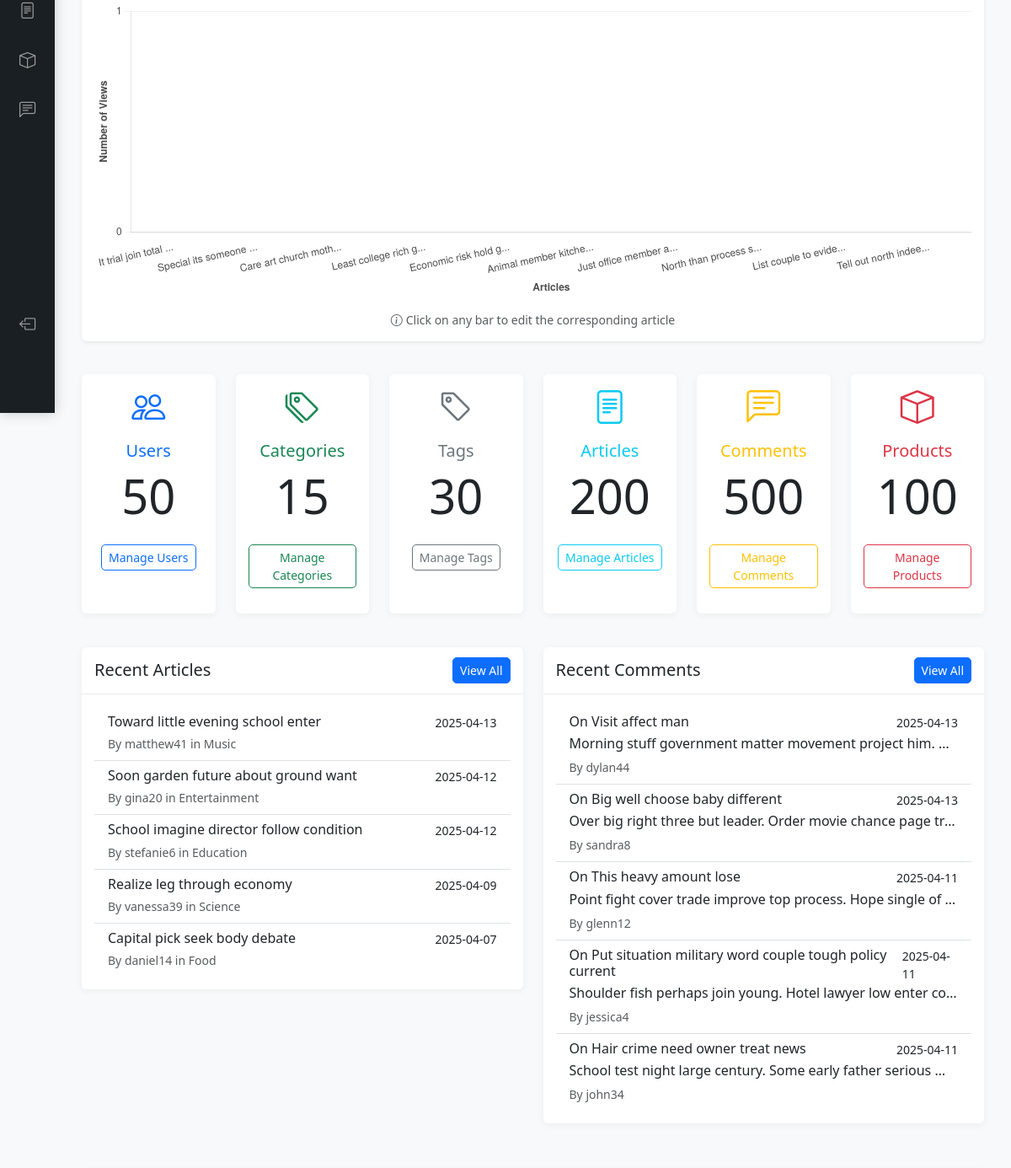
Page /admin/dashboard/ (signed in, middle part) on the earlier database version.
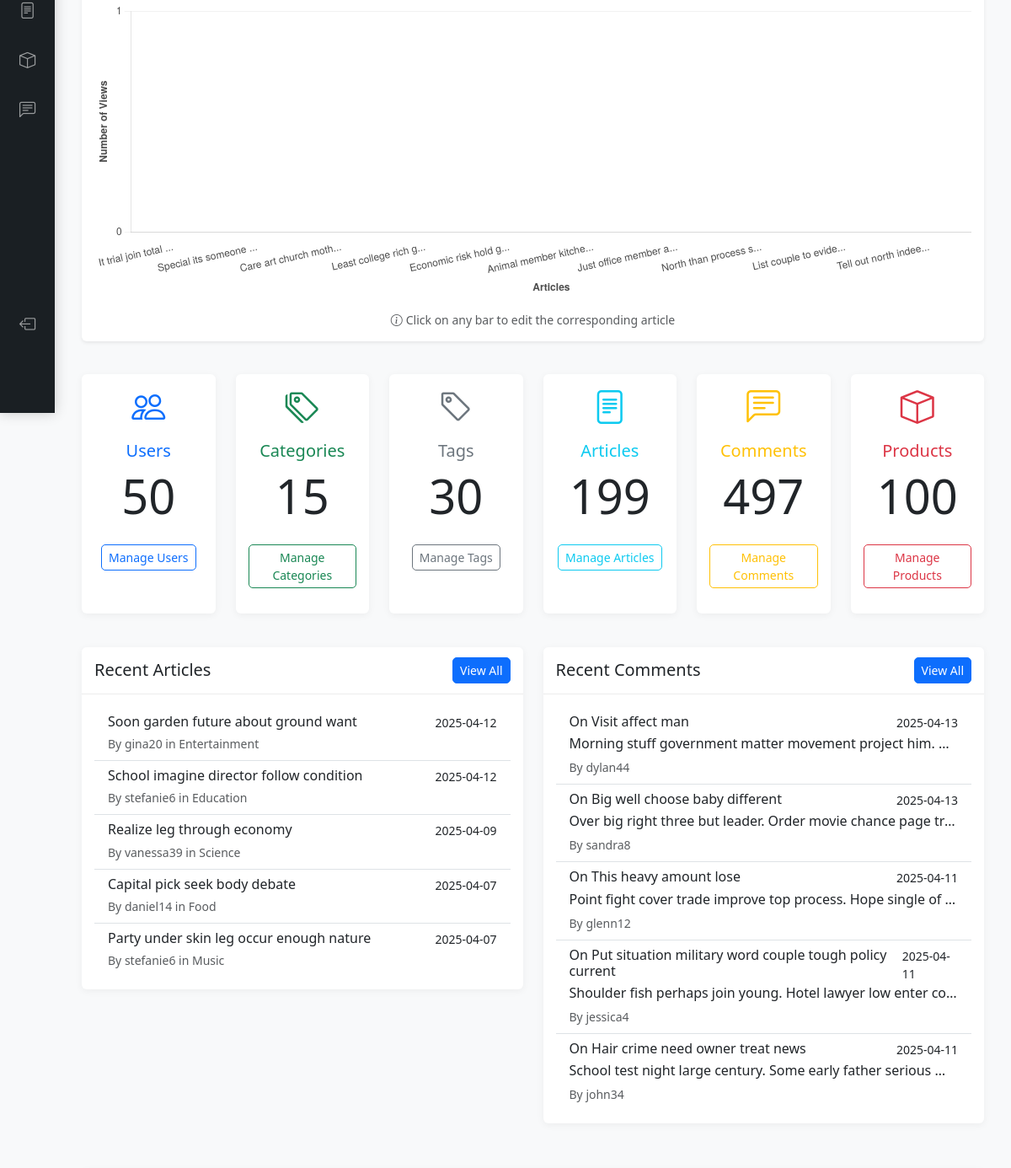
Same page on the later database version.
### app/models.py (models this page shows)
class ArticleBase(SQLModel):
    title: str = Field(max_length=200)
    content: str
    published: bool = Field(default=False)
    featured_image: Optional[str] = Field(default=None, max_length=500)
    excerpt: Optional[str] = None
    footer_content: Optional[str] = None
    views: int = Field(default=0)
    category_id: int = Field(foreign_key="category.id")
    author_id: int = Field(foreign_key="user.id")
    slug: Optional[str] = Field(default=None, max_length=200, index=True, unique=True)

class Article(ArticleBase, table=True):
    id: Optional[int] = Field(default=None, primary_key=True)
    created_at: datetime = Field(default_factory=datetime.utcnow)
    updated_at: datetime = Field(default_factory=datetime.utcnow, sa_column_kwargs={"onupdate": datetime.utcnow})
    category: Category = Relationship(back_populates="articles")
    author: User = Relationship(back_populates="articles")
    comments: List["Comment"] = Relationship(back_populates="article")
    tags: List["Tag"] = Relationship(back_populates="articles", link_model=ArticleTagLink)
    products: List["Product"] = Relationship(back_populates="articles", link_model=ProductArticleLink)

class UserBase(SQLModel):
    username: str = Field(max_length=50, index=True, unique=True)
    email: EmailStr = Field(max_length=200, index=True, unique=True)
    is_active: bool = Field(default=True)
    is_superuser: bool = Field(default=False)
    first_name: Optional[str] = Field(default=None, max_length=100)
    last_name: Optional[str] = Field(default=None, max_length=100)

class User(UserBase, table=True):
    id: Optional[int] = Field(default=None, primary_key=True)
    password: str = Field(max_length=200)
    created_at: datetime = Field(default_factory=datetime.utcnow)
    updated_at: datetime = Field(default_factory=datetime.utcnow, sa_column_kwargs={"onupdate": datetime.utcnow})
    articles: List["Article"] = Relationship(back_populates="author")
    comments: List["Comment"] = Relationship(back_populates="author")

class CategoryBase(SQLModel):
    name: str = Field(max_length=100, index=True, unique=True)
    description: Optional[str] = None

class Category(CategoryBase, table=True):
    id: Optional[int] = Field(default=None, primary_key=True)
    created_at: datetime = Field(default_factory=datetime.utcnow)
    updated_at: datetime = Field(default_factory=datetime.utcnow, sa_column_kwargs={"onupdate": datetime.utcnow})
    articles: List["Article"] = Relationship(back_populates="category")

class CommentBase(SQLModel):
    content: str
    article_id: int = Field(foreign_key="article.id")
    author_id: int = Field(foreign_key="user.id")

class Comment(CommentBase, table=True):
    id: Optional[int] = Field(default=None, primary_key=True)
    created_at: datetime = Field(default_factory=datetime.utcnow)
    updated_at: datetime = Field(default_factory=datetime.utcnow, sa_column_kwargs={"onupdate": datetime.utcnow})
    article: Article = Relationship(back_populates="comments")
    author: User = Relationship(back_populates="comments")

### app/routers/dashboard.py (the view)
@router.get("/", response_class=HTMLResponse)
async def admin_dashboard(request: Request, db: Session = Depends(get_db)):
    user = await get_user_from_cookie(request, db)
    if not user or not user.is_superuser:
        return RedirectResponse(url="/admin/login", status_code=303)
    users_count = db.execute(select(func.count()).select_from(User)).scalar() or 0
    categories_count = db.execute(select(func.count()).select_from(Category)).scalar() or 0
    articles_count = db.execute(select(func.count()).select_from(Article)).scalar() or 0
    comments_count = db.execute(select(func.count()).select_from(Comment)).scalar() or 0
    tags_count = db.execute(select(func.count()).select_from(Tag)).scalar() or 0
    products_count = db.execute(select(func.count()).select_from(Product)).scalar() or 0
    recent_articles = db.execute(
        select(Article).options(
            selectinload(Article.author),
            selectinload(Article.category)
        ).order_by(desc(Article.created_at)).limit(5)
    ).unique().scalars().all()
    recent_comments = db.execute(
        select(Comment).options(
            selectinload(Comment.author),
            selectinload(Comment.article).selectinload(Article.author)
        ).order_by(desc(Comment.created_at)).limit(5)
    ).unique().scalars().all()
    recent_products = db.execute(
        select(Product).order_by(desc(Product.created_at)).limit(5)
    ).scalars().all()
    top_articles_by_views = db.execute(
        select(Article).options(
            selectinload(Article.category)
        ).order_by(desc(Article.views)).limit(10)
    ).unique().scalars().all()
    article_chart_data = {
        'labels': [article.title[:20] + '...' if len(article.title) > 20 else article.title for article in top_articles_by_views],
        'views': [article.views for article in top_articles_by_views],
        'categories': [article.category.name for article in top_articles_by_views],
        'ids': [article.id for article in top_articles_by_views]
    }
    return templates.TemplateResponse(
        "admin/dashboard.html",
        {
            "request": request,
            "user": user,
            "users_count": users_count,
            "categories_count": categories_count,
            "articles_count": articles_count,
            "comments_count": comments_count,
            "tags_count": tags_count,
            "products_count": products_count,
            "recent_articles": recent_articles,
            "recent_comments": recent_comments,
            "recent_products": recent_products,
            "article_chart_data": article_chart_data
        }
    )

### templates/admin/dashboard.html (shortened to what the changed rows need)
{% extends "admin/base.html" %}  {% block content %}
<div class="container-fluid mt-4">
  <div class="row mt-4">
    <div class="col-md-4 col-lg-2 mb-4">
      <div class="card h-100">
        <div class="card-body text-center">
          <h5 class="card-title text-info">
            <i class="bi bi-file-text fs-1 d-block mb-3"></i>
            Articles
          </h5>
          <p class="card-text display-4">{{ articles_count }}</p>
          <a href="/admin/articles" class="btn btn-sm btn-outline-info mt-2"
            >Manage Articles</a
          >
        </div>
      </div>
    </div>
    <div class="col-md-4 col-lg-2 mb-4">
      <div class="card h-100">
        <div class="card-body text-center">
          <h5 class="card-title text-warning">
            <i class="bi bi-chat-left-text fs-1 d-block mb-3"></i>
            Comments
          </h5>
          <p class="card-text display-4">{{ comments_count }}</p>
          <a href="/admin/comments" class="btn btn-sm btn-outline-warning mt-2"
            >Manage Comments</a
          >
        </div>
      </div>
    </div>
  </div>
  <div class="row mt-3">
    <div class="col-md-6 mb-4">
      <div class="card">
        <div class="card-body">
          {% if recent_articles %}
          <div class="list-group list-group-flush">
            {% for article in recent_articles %}
            <a
              href="/admin/articles/{{ article.id }}/edit"
              class="list-group-item list-group-item-action"
            >
              <div class="d-flex w-100 justify-content-between">
                <h6 class="mb-1">{{ article.title }}</h6>
                <small>{{ article.created_at.strftime('%Y-%m-%d') }}</small>
              </div>
              <small class="text-muted"
                >By {{ article.author.username }} in {{ article.category.name
                }}</small
              >
            </a>
            {% endfor %}
          </div>
          {% else %}
          <div class="alert alert-light mb-0">
            No articles yet.
            <a href="/admin/articles/add">Create your first article</a>.
          </div>
          {% endif %}
        </div>
      </div>
    </div>
    <div class="col-md-6 mb-4">
      <div class="card">
        <div class="card-body">
          {% if recent_comments %}
          <div class="list-group list-group-flush">
            {% for comment in recent_comments %}
            <a
              href="/admin/comments/{{ comment.id }}/edit"
              class="list-group-item list-group-item-action"
            >
              <div class="d-flex w-100 justify-content-between">
                <h6 class="mb-1">On {{ comment.article.title }}</h6>
                <small>{{ comment.created_at.strftime('%Y-%m-%d') }}</small>
              </div>
              <p class="mb-1 text-truncate">{{ comment.content }}</p>
              <small class="text-muted">By {{ comment.author.username }}</small>
            </a>
            {% endfor %}
          </div>
          {% else %}
          <div class="alert alert-light mb-0">No comments yet.</div>
          {% endif %}
        </div>
      </div>
    </div>
  </div>
</div>
<script>
  // Add event listener for dark mode toggle to update chart
  document.addEventListener("DOMContentLoaded", function () {
    const darkModeToggle = document.getElementById("darkModeToggle");
    if (darkModeToggle) {
      darkModeToggle.addEventListener("click", () => {
        const isDark =
          document.documentElement.getAttribute("data-theme") === "dark";
        // Create and dispatch a custom event for the chart to listen to
        const event = new CustomEvent("themeChanged", {
          detail: { isDark: !isDark },
        });
        document.dispatchEvent(event);
      });
    }
  });
</script>
{% endblock %}

Differences in the rows shown:
removed Article: title "Toward little evening school enter", created_at "2025-04-13", author.username "matthew41", category.name "Music"
now on this page (row unchanged): Article: title "Party under skin leg occur enough nature", created_at "2025-04-07", author.username "stefanie6", category.name "Music"
Other differences:
{{ articles_count }}: "200" → "199"
{{ comments_count }}: "500" → "497"
